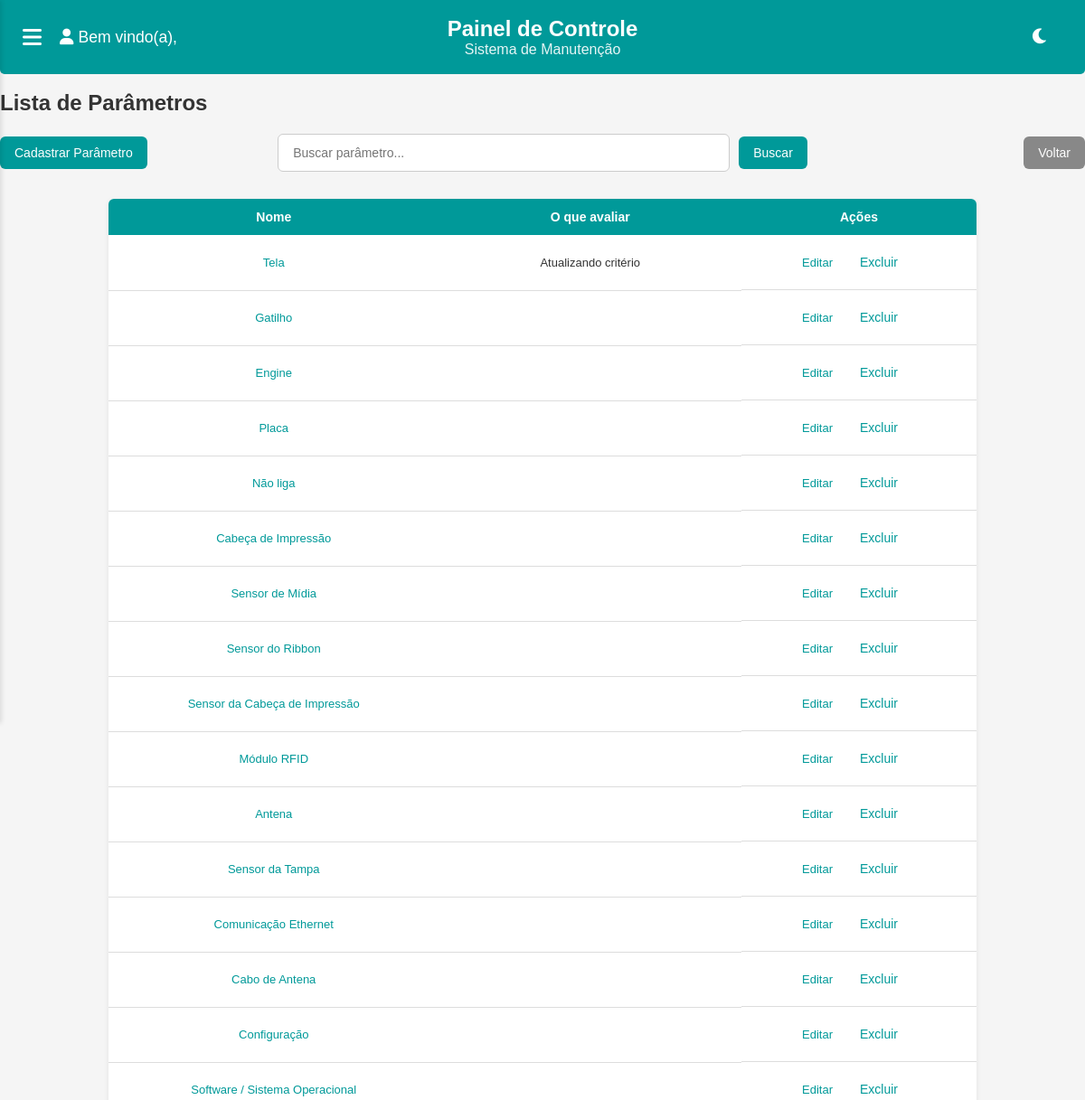
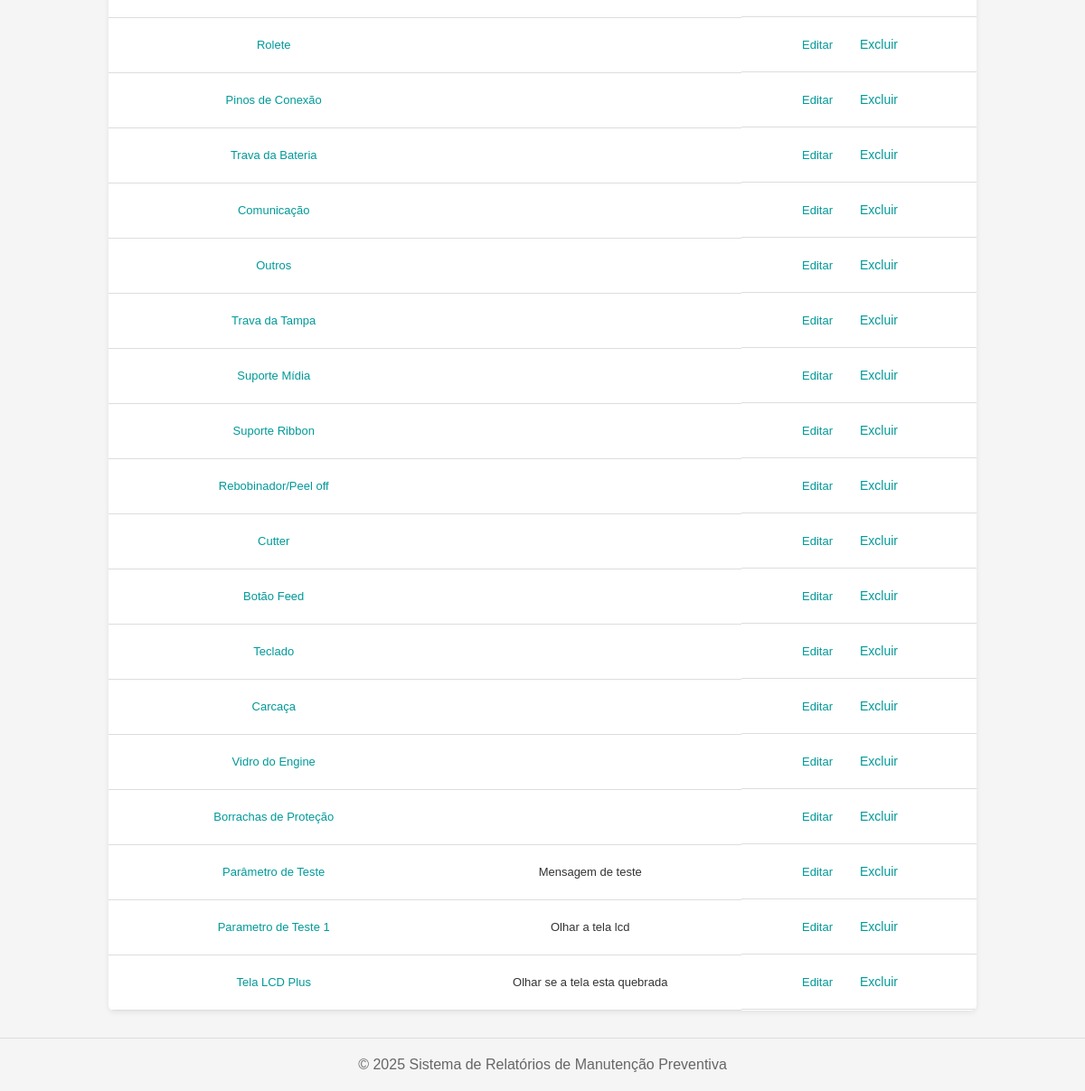
Page /equipamentos/parametros/ on the earlier database version (2 pictures, top to bottom).
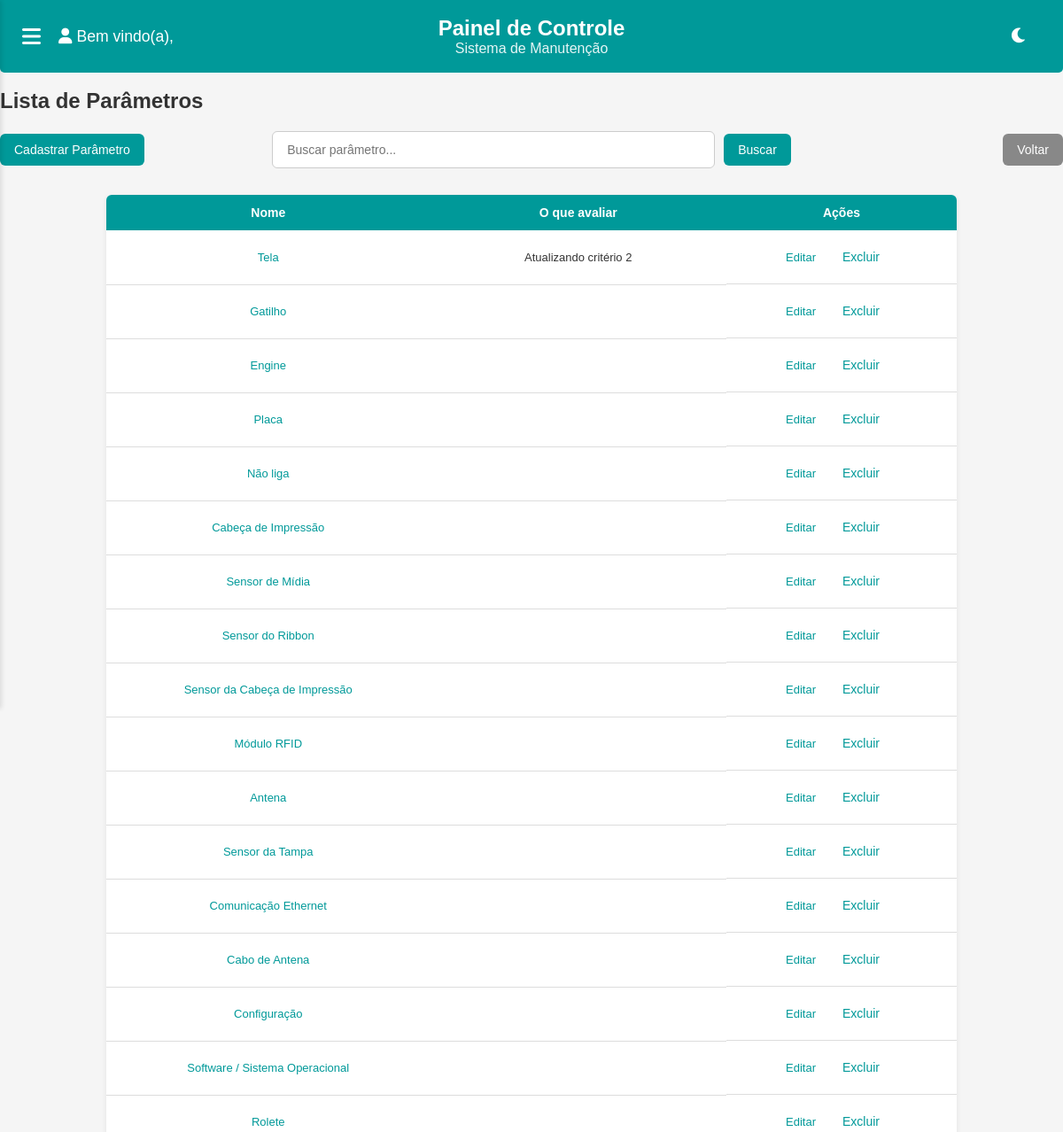
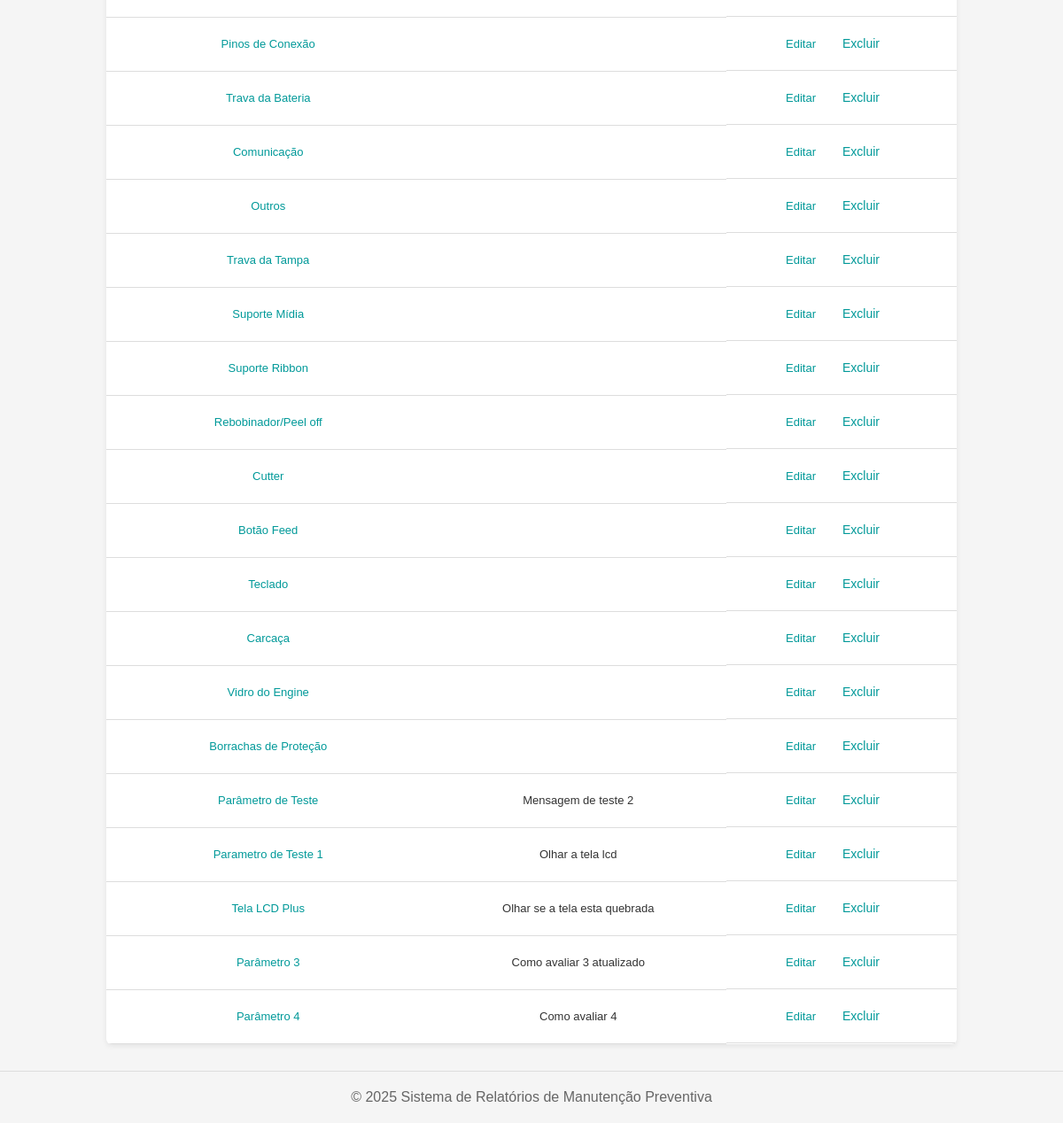
Same page on the later database version (2 pictures, top to bottom).
### equipamentos/models.py (models this page shows, shortened)
class ParametroEquipamento(models.Model):
    nome = models.CharField(max_length=100, unique=True)
    avaliacao_ajuda = models.CharField(
        max_length=300,
        blank=True,
        verbose_name="Como avaliar o parâmetro",
    )

### equipamentos/views.py (the view)
# urls.py: path('parametros/', views.listar_parametros, name='listar_parametros'),
def listar_parametros(request):
    termo_busca = request.GET.get('q', '')
    if termo_busca:
        parametros = ParametroEquipamento.objects.filter(nome__icontains=termo_busca)
    else:
        parametros = ParametroEquipamento.objects.all()
    return render(request, 'parametros/listar_parametros.html', {
        'parametros': parametros,
        'termo_busca': termo_busca
    })

### equipamentos/templates/parametros/listar_parametros.html (shortened to what this page needs)
{% extends 'base.html' %}
{% block content %}
<br>
<h2>Lista de Parâmetros</h2>
<div class="top-bar">
    <div class="left-actions">
        <a href="{% url 'equipamentos:cadastrar_parametro' %}" class="btn">Cadastrar Parâmetro</a>
    </div>
    <form method="get" action="{% url 'equipamentos:listar_parametros' %}" class="center-search">
        <input
            type="text"
            name="q"
            value="{{ termo_busca|default:'' }}"
            placeholder="Buscar parâmetro..."
        />
        <button type="submit" class="btn">Buscar</button>
    </form>
    <div class="right-actions">
        <a href="{% url 'core:dashboard' %}" class="btn btn-secondary">Voltar</a>
    </div>
</div>
<div class="table-wrapper">
    <table>
        <thead>
            <tr>
                <th>Nome</th>
                <th>O que avaliar</th>
                <th>Ações</th>
            </tr>
        </thead>
        <tbody>
            {% for parametro in parametros %}
            <tr>
                <td><a href="{% url 'equipamentos:detalhes_parametro' parametro.id %}">{{ parametro.nome }}</a></td>
                <td>{{ parametro.avaliacao_ajuda }}</td>
                <td class="table-actions">
                    <a href="{% url 'equipamentos:editar_parametro' parametro.id %}">Editar</a>
                    <form method="POST" action="{% url 'equipamentos:excluir_parametro' parametro.id %}" onsubmit="return confirm('Tem certeza que deseja excluir este parâmetro?');">
                        <button type="submit">Excluir</button>
                    </form>
                </td>
            </tr>
            {% empty %}
            <tr>
                <td colspan="3">Nenhum parâmetro cadastrado.</td>
            </tr>
            {% endfor %}
        </tbody>
    </table>
</div>
{% endblock %}

Differences in the rows shown:
changed ParametroEquipamento "Tela": avaliacao_ajuda "Atualizando critério" → "Atualizando critério 2"
changed ParametroEquipamento "Parâmetro de Teste": avaliacao_ajuda "Mensagem de teste" → "Mensagem de teste 2"
added ParametroEquipamento: nome "Parâmetro 3", avaliacao_ajuda "Como avaliar 3 atualizado"
added ParametroEquipamento: nome "Parâmetro 4", avaliacao_ajuda "Como avaliar 4"
